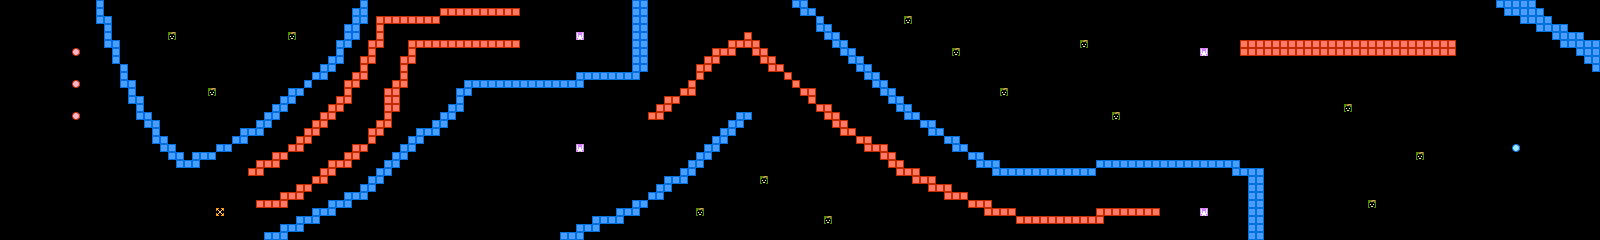

A 2D game scene composited from a Tiled map and its tileset images. What follows is a short description and the map's XML, with each tile layer's data collapsed to a summary:
An orthogonal 200x30 tile map with 8x8 px tiles, 1 tile layer (layer), 2 tilesets.

<map version="1.0" orientation="orthogonal" width="200" height="30" tilewidth="8" tileheight="8">
 <tileset firstgid="1" name="chip" tilewidth="8" tileheight="8">
  <image source="chip.png" width="128" height="128" />
 </tileset>
 <tileset firstgid="257" name="chip" tilewidth="8" tileheight="8">
  <image source="../chip.png" width="128" height="128" />
 </tileset>
 <layer name="layer" width="200" height="30">
  <properties>
   <property name="object" value="true" />
  </properties>
  <data>[6000 cells, 590 non-empty, 7 distinct tile ids]</data>
 </layer>
</map>
